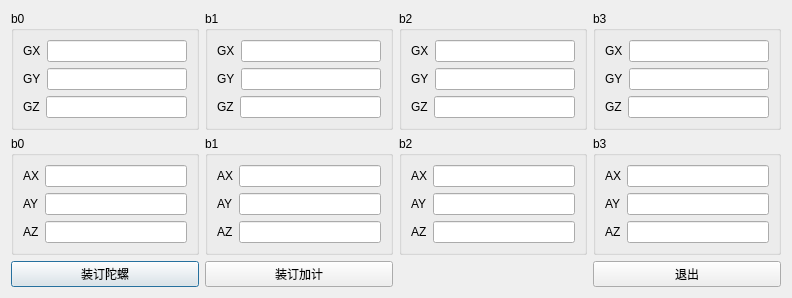
<?xml version="1.0" encoding="UTF-8"?>
<ui version="4.0">
 <class>TempCompenCoeffDialog</class>
 <widget class="QDialog" name="TempCompenCoeffDialog">
  <property name="geometry">
   <rect>
    <x>0</x>
    <y>0</y>
    <width>792</width>
    <height>292</height>
   </rect>
  </property>
  <property name="windowTitle">
   <string>温补系数</string>
  </property>
  <property name="modal">
   <bool>true</bool>
  </property>
  <layout class="QGridLayout" name="gridLayout_33">
   <item row="0" column="0">
    <widget class="QGroupBox" name="groupBox">
     <property name="title">
      <string>b0</string>
     </property>
     <layout class="QGridLayout" name="gridLayout_11">
      <item row="0" column="0">
       <layout class="QGridLayout" name="gridLayout">
        <item row="0" column="0">
         <widget class="QLabel" name="label">
          <property name="text">
           <string>GX</string>
          </property>
         </widget>
        </item>
        <item row="0" column="1">
         <widget class="QLineEdit" name="lineEdit">
          <property name="toolTip">
           <string>°/h</string>
          </property>
         </widget>
        </item>
       </layout>
      </item>
      <item row="1" column="0">
       <layout class="QGridLayout" name="gridLayout_9">
        <item row="0" column="0">
         <widget class="QLabel" name="label_2">
          <property name="text">
           <string>GY</string>
          </property>
         </widget>
        </item>
        <item row="0" column="1">
         <widget class="QLineEdit" name="lineEdit_2">
          <property name="toolTip">
           <string>°/h</string>
          </property>
         </widget>
        </item>
       </layout>
      </item>
      <item row="2" column="0">
       <layout class="QGridLayout" name="gridLayout_10">
        <item row="0" column="0">
         <widget class="QLabel" name="label_3">
          <property name="text">
           <string>GZ</string>
          </property>
         </widget>
        </item>
        <item row="0" column="1">
         <widget class="QLineEdit" name="lineEdit_3">
          <property name="toolTip">
           <string>°/h</string>
          </property>
         </widget>
        </item>
       </layout>
      </item>
     </layout>
    </widget>
   </item>
   <item row="0" column="1">
    <widget class="QGroupBox" name="groupBox_2">
     <property name="title">
      <string>b1</string>
     </property>
     <layout class="QGridLayout" name="gridLayout_30">
      <item row="0" column="0">
       <layout class="QGridLayout" name="gridLayout_2">
        <item row="0" column="0">
         <widget class="QLabel" name="label_4">
          <property name="text">
           <string>GX</string>
          </property>
         </widget>
        </item>
        <item row="0" column="1">
         <widget class="QLineEdit" name="lineEdit_4">
          <property name="toolTip">
           <string>(°/h)/℃</string>
          </property>
         </widget>
        </item>
       </layout>
      </item>
      <item row="1" column="0">
       <layout class="QGridLayout" name="gridLayout_12">
        <item row="0" column="0">
         <widget class="QLabel" name="label_5">
          <property name="text">
           <string>GY</string>
          </property>
         </widget>
        </item>
        <item row="0" column="1">
         <widget class="QLineEdit" name="lineEdit_5">
          <property name="toolTip">
           <string>(°/h)/℃</string>
          </property>
         </widget>
        </item>
       </layout>
      </item>
      <item row="2" column="0">
       <layout class="QGridLayout" name="gridLayout_13">
        <item row="0" column="0">
         <widget class="QLabel" name="label_6">
          <property name="text">
           <string>GZ</string>
          </property>
         </widget>
        </item>
        <item row="0" column="1">
         <widget class="QLineEdit" name="lineEdit_6">
          <property name="toolTip">
           <string>(°/h)/℃</string>
          </property>
         </widget>
        </item>
       </layout>
      </item>
     </layout>
    </widget>
   </item>
   <item row="0" column="2">
    <widget class="QGroupBox" name="groupBox_3">
     <property name="title">
      <string>b2</string>
     </property>
     <layout class="QGridLayout" name="gridLayout_31">
      <item row="0" column="0">
       <layout class="QGridLayout" name="gridLayout_3">
        <item row="0" column="0">
         <widget class="QLabel" name="label_7">
          <property name="text">
           <string>GX</string>
          </property>
         </widget>
        </item>
        <item row="0" column="1">
         <widget class="QLineEdit" name="lineEdit_7">
          <property name="toolTip">
           <string>(°/h)/℃2</string>
          </property>
         </widget>
        </item>
       </layout>
      </item>
      <item row="1" column="0">
       <layout class="QGridLayout" name="gridLayout_14">
        <item row="0" column="0">
         <widget class="QLabel" name="label_8">
          <property name="text">
           <string>GY</string>
          </property>
         </widget>
        </item>
        <item row="0" column="1">
         <widget class="QLineEdit" name="lineEdit_8">
          <property name="toolTip">
           <string>(°/h)/℃2</string>
          </property>
         </widget>
        </item>
       </layout>
      </item>
      <item row="2" column="0">
       <layout class="QGridLayout" name="gridLayout_15">
        <item row="0" column="0">
         <widget class="QLabel" name="label_9">
          <property name="text">
           <string>GZ</string>
          </property>
         </widget>
        </item>
        <item row="0" column="1">
         <widget class="QLineEdit" name="lineEdit_9">
          <property name="toolTip">
           <string>(°/h)/℃2</string>
          </property>
         </widget>
        </item>
       </layout>
      </item>
     </layout>
    </widget>
   </item>
   <item row="0" column="3">
    <widget class="QGroupBox" name="groupBox_4">
     <property name="title">
      <string>b3</string>
     </property>
     <layout class="QGridLayout" name="gridLayout_32">
      <item row="0" column="0">
       <layout class="QGridLayout" name="gridLayout_4">
        <item row="0" column="0">
         <widget class="QLabel" name="label_10">
          <property name="text">
           <string>GX</string>
          </property>
         </widget>
        </item>
        <item row="0" column="1">
         <widget class="QLineEdit" name="lineEdit_10">
          <property name="toolTip">
           <string>(°/h)/℃3</string>
          </property>
         </widget>
        </item>
       </layout>
      </item>
      <item row="1" column="0">
       <layout class="QGridLayout" name="gridLayout_16">
        <item row="0" column="0">
         <widget class="QLabel" name="label_11">
          <property name="text">
           <string>GY</string>
          </property>
         </widget>
        </item>
        <item row="0" column="1">
         <widget class="QLineEdit" name="lineEdit_11">
          <property name="toolTip">
           <string>(°/h)/℃3</string>
          </property>
         </widget>
        </item>
       </layout>
      </item>
      <item row="2" column="0">
       <layout class="QGridLayout" name="gridLayout_17">
        <item row="0" column="0">
         <widget class="QLabel" name="label_12">
          <property name="text">
           <string>GZ</string>
          </property>
         </widget>
        </item>
        <item row="0" column="1">
         <widget class="QLineEdit" name="lineEdit_12">
          <property name="toolTip">
           <string>(°/h)/℃3</string>
          </property>
         </widget>
        </item>
       </layout>
      </item>
     </layout>
    </widget>
   </item>
   <item row="1" column="0">
    <widget class="QGroupBox" name="groupBox_5">
     <property name="title">
      <string>b0</string>
     </property>
     <layout class="QGridLayout" name="gridLayout_29">
      <item row="0" column="0">
       <layout class="QGridLayout" name="gridLayout_5">
        <item row="0" column="0">
         <widget class="QLabel" name="label_13">
          <property name="text">
           <string>AX</string>
          </property>
         </widget>
        </item>
        <item row="0" column="1">
         <widget class="QLineEdit" name="lineEdit_13">
          <property name="toolTip">
           <string>mg</string>
          </property>
         </widget>
        </item>
       </layout>
      </item>
      <item row="1" column="0">
       <layout class="QGridLayout" name="gridLayout_18">
        <item row="0" column="0">
         <widget class="QLabel" name="label_14">
          <property name="text">
           <string>AY</string>
          </property>
         </widget>
        </item>
        <item row="0" column="1">
         <widget class="QLineEdit" name="lineEdit_14">
          <property name="toolTip">
           <string>mg</string>
          </property>
         </widget>
        </item>
       </layout>
      </item>
      <item row="2" column="0">
       <layout class="QGridLayout" name="gridLayout_19">
        <item row="0" column="0">
         <widget class="QLabel" name="label_15">
          <property name="text">
           <string>AZ</string>
          </property>
         </widget>
        </item>
        <item row="0" column="1">
         <widget class="QLineEdit" name="lineEdit_15">
          <property name="toolTip">
           <string>mg</string>
          </property>
         </widget>
        </item>
       </layout>
      </item>
     </layout>
    </widget>
   </item>
   <item row="1" column="1">
    <widget class="QGroupBox" name="groupBox_6">
     <property name="title">
      <string>b1</string>
     </property>
     <layout class="QGridLayout" name="gridLayout_28">
      <item row="0" column="0">
       <layout class="QGridLayout" name="gridLayout_6">
        <item row="0" column="0">
         <widget class="QLabel" name="label_16">
          <property name="text">
           <string>AX</string>
          </property>
         </widget>
        </item>
        <item row="0" column="1">
         <widget class="QLineEdit" name="lineEdit_16">
          <property name="toolTip">
           <string>(mg)/℃</string>
          </property>
         </widget>
        </item>
       </layout>
      </item>
      <item row="1" column="0">
       <layout class="QGridLayout" name="gridLayout_20">
        <item row="0" column="0">
         <widget class="QLabel" name="label_17">
          <property name="text">
           <string>AY</string>
          </property>
         </widget>
        </item>
        <item row="0" column="1">
         <widget class="QLineEdit" name="lineEdit_17">
          <property name="toolTip">
           <string>(mg)/℃</string>
          </property>
         </widget>
        </item>
       </layout>
      </item>
      <item row="2" column="0">
       <layout class="QGridLayout" name="gridLayout_21">
        <item row="0" column="0">
         <widget class="QLabel" name="label_18">
          <property name="text">
           <string>AZ</string>
          </property>
         </widget>
        </item>
        <item row="0" column="1">
         <widget class="QLineEdit" name="lineEdit_18">
          <property name="toolTip">
           <string>(mg)/℃</string>
          </property>
         </widget>
        </item>
       </layout>
      </item>
     </layout>
    </widget>
   </item>
   <item row="1" column="2">
    <widget class="QGroupBox" name="groupBox_7">
     <property name="title">
      <string>b2</string>
     </property>
     <layout class="QGridLayout" name="gridLayout_27">
      <item row="0" column="0">
       <layout class="QGridLayout" name="gridLayout_7">
        <item row="0" column="0">
         <widget class="QLabel" name="label_19">
          <property name="text">
           <string>AX</string>
          </property>
         </widget>
        </item>
        <item row="0" column="1">
         <widget class="QLineEdit" name="lineEdit_19">
          <property name="toolTip">
           <string>(mg)/℃2</string>
          </property>
         </widget>
        </item>
       </layout>
      </item>
      <item row="1" column="0">
       <layout class="QGridLayout" name="gridLayout_22">
        <item row="0" column="0">
         <widget class="QLabel" name="label_20">
          <property name="text">
           <string>AY</string>
          </property>
         </widget>
        </item>
        <item row="0" column="1">
         <widget class="QLineEdit" name="lineEdit_20">
          <property name="toolTip">
           <string>(mg)/℃2</string>
          </property>
         </widget>
        </item>
       </layout>
      </item>
      <item row="2" column="0">
       <layout class="QGridLayout" name="gridLayout_23">
        <item row="0" column="0">
         <widget class="QLabel" name="label_21">
          <property name="text">
           <string>AZ</string>
          </property>
         </widget>
        </item>
        <item row="0" column="1">
         <widget class="QLineEdit" name="lineEdit_21">
          <property name="toolTip">
           <string>(mg)/℃2</string>
          </property>
         </widget>
        </item>
       </layout>
      </item>
     </layout>
    </widget>
   </item>
   <item row="1" column="3">
    <widget class="QGroupBox" name="groupBox_8">
     <property name="title">
      <string>b3</string>
     </property>
     <layout class="QGridLayout" name="gridLayout_26">
      <item row="0" column="0">
       <layout class="QGridLayout" name="gridLayout_8">
        <item row="0" column="0">
         <widget class="QLabel" name="label_22">
          <property name="text">
           <string>AX</string>
          </property>
         </widget>
        </item>
        <item row="0" column="1">
         <widget class="QLineEdit" name="lineEdit_22">
          <property name="toolTip">
           <string>(mg)/℃3</string>
          </property>
         </widget>
        </item>
       </layout>
      </item>
      <item row="1" column="0">
       <layout class="QGridLayout" name="gridLayout_24">
        <item row="0" column="0">
         <widget class="QLabel" name="label_23">
          <property name="text">
           <string>AY</string>
          </property>
         </widget>
        </item>
        <item row="0" column="1">
         <widget class="QLineEdit" name="lineEdit_23">
          <property name="toolTip">
           <string>(mg)/℃3</string>
          </property>
         </widget>
        </item>
       </layout>
      </item>
      <item row="2" column="0">
       <layout class="QGridLayout" name="gridLayout_25">
        <item row="0" column="0">
         <widget class="QLabel" name="label_24">
          <property name="text">
           <string>AZ</string>
          </property>
         </widget>
        </item>
        <item row="0" column="1">
         <widget class="QLineEdit" name="lineEdit_24">
          <property name="toolTip">
           <string>(mg)/℃3</string>
          </property>
         </widget>
        </item>
       </layout>
      </item>
     </layout>
    </widget>
   </item>
   <item row="2" column="0">
    <widget class="QPushButton" name="pushButton">
     <property name="text">
      <string>装订陀螺</string>
     </property>
    </widget>
   </item>
   <item row="2" column="1">
    <widget class="QPushButton" name="pushButton_2">
     <property name="text">
      <string>装订加计</string>
     </property>
    </widget>
   </item>
   <item row="2" column="3">
    <widget class="QPushButton" name="pushButton_3">
     <property name="text">
      <string>退出</string>
     </property>
    </widget>
   </item>
   <item row="2" column="2">
    <spacer name="horizontalSpacer">
     <property name="orientation">
      <enum>Qt::Horizontal</enum>
     </property>
     <property name="sizeHint" stdset="0">
      <size>
       <width>40</width>
       <height>20</height>
      </size>
     </property>
    </spacer>
   </item>
  </layout>
 </widget>
 <resources/>
 <connections/>
</ui>
